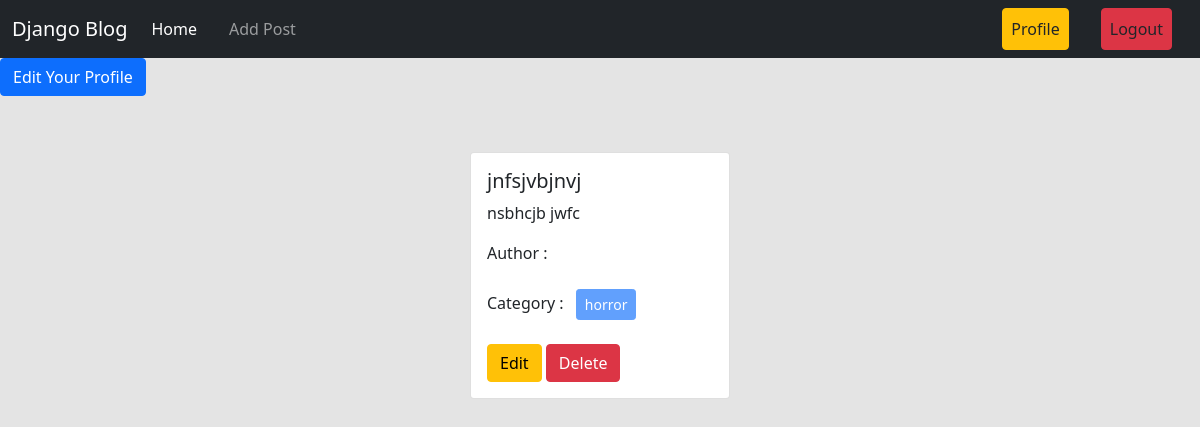
The app's page /author/profile/ (signed in) with its own data.
### posts/models.py (models this page shows, shortened)
class Post(models.Model):
    title = models.CharField(max_length=50)
    content = models.TextField()
    category = models.ManyToManyField(Category) # ekta post multiple categorir moddhe thakte pare abar ekta categorir moddhe multiple post thakte pare
    author = models.ForeignKey(User, on_delete=models.CASCADE)

### categories/models.py (models this page shows, shortened)
class Category(models.Model):
    name = models.CharField(max_length=100)
    slug = models.SlugField(max_length=100,unique=True, null=True, blank=True)

### author/views.py (the view)
# urls.py: path('profile/', views.profile, name='profile'),
@login_required
def profile(request):
    data = Post.objects.filter(author = request.user)
    return render(request, 'profile.html', {'data' : data})

### author/templates/profile.html
{% extends 'base.html' %} {% load crispy_forms_tags %} {% block content %}
<div>
  <a class="btn btn-primary" href="{% url 'edit_profile' %}">
    Edit Your Profile</a
  >
</div>
<div class="d-flex flex-wrap justify-content-center px-5 pt-5">
  {% for post in data %}
  <div class="col-sm-3">
    <div class="card m-2">
      <div class="card-body">
        <h5 class="card-title">{{post.title}}</h5>
        <p class="card-text">{{post.content}}</p>
        <p>Author : {{post.author.first_name}} {{post.author.last_name}}</p>
        <p>
          Category : {% for cat in post.category.all %}
          <button class="btn btn-primary btn-sm m-2" disabled>
            {{cat.name}}
          </button>
          {% endfor %}
        </p>
        <a href="{% url 'edit_post' post.id %}" class="btn btn-warning">Edit</a>
        <a href="{% url 'delete_post' post.id %}" class="btn btn-danger"
          >Delete</a
        >
      </div>
    </div>
  </div>
  {% endfor %}
</div>
{% endblock %}

### records on screen
Post: title "jnfsjvbjnvj", content "nsbhcjb jwfc"
Category: name "horror"
